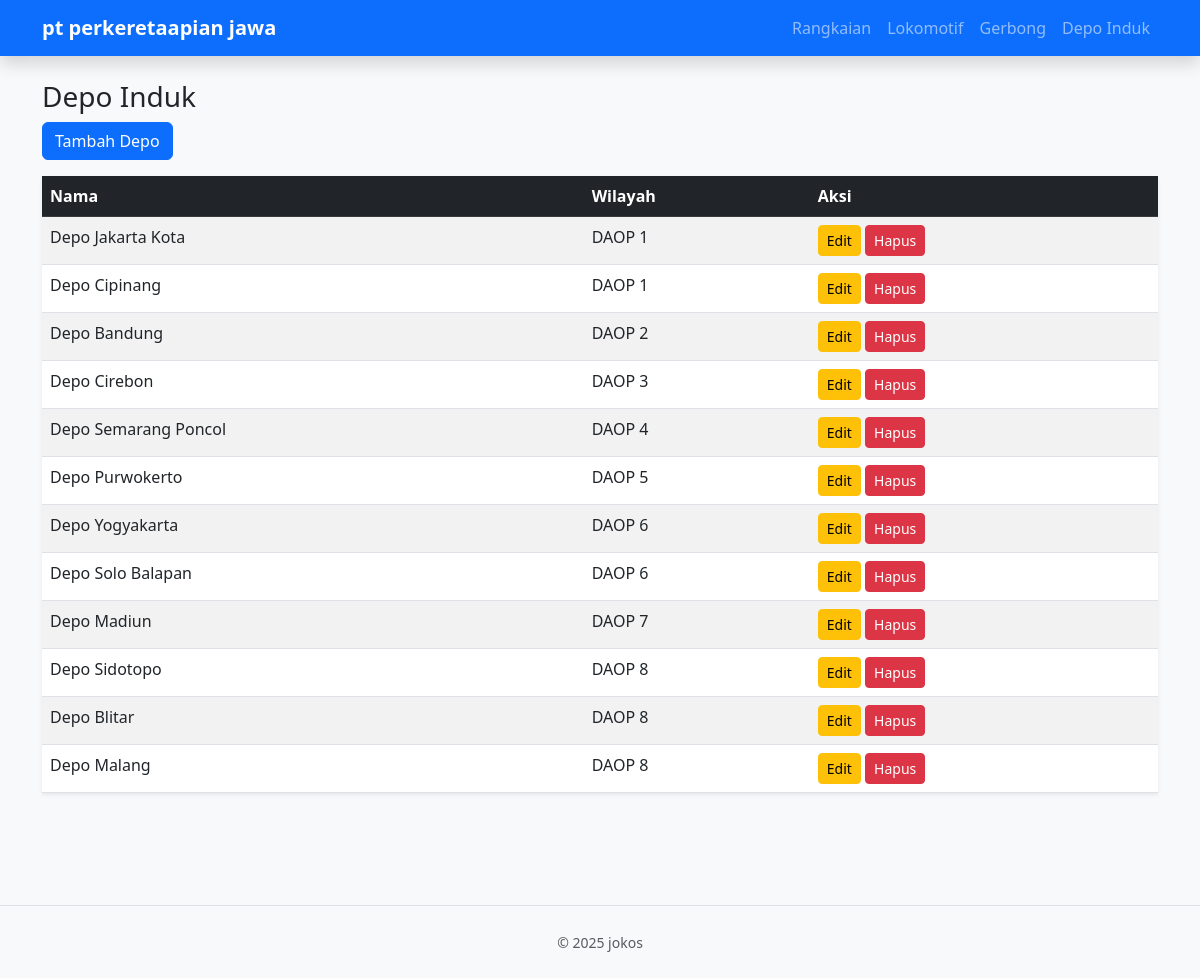
The page /project/index.php?page=depo on the database its author committed.
### tables this page shows
CREATE TABLE depo_induk (
    id_depo INT AUTO_INCREMENT PRIMARY KEY,
    nama_depo VARCHAR(50),
    kode_wilayah VARCHAR(10)
);

### project/config/Database.php (called while the page is built, shortened)
<?php
class Database
{
    private $host = "localhost";
    private $database = "db_kereta";
    private $username = "root";
    private $password = "";
    public function getConnection()
    {
        $this->conn = null;
        try {
            $this->conn = new PDO("mysql:host=" . $this->host . ";dbname=" . $this->database, $this->username, $this->password);
            $this->conn->setAttribute(PDO::ATTR_ERRMODE, PDO::ERRMODE_EXCEPTION);
        } catch (PDOException $exception) {
            echo "Connection error: " . $exception->getMessage();
        }
        return $this->conn;
    }
}

### project/viewmodels/DepoViewModel.php (called while the page is built, shortened)
<?php
require_once 'models/Depo.php';
class DepoViewModel {
    private $model;
    public function __construct() { $this->model = new Depo(); }
    public function index() { return $this->model->getAll()->fetchAll(PDO::FETCH_ASSOC); }
}
?>

### project/models/Depo.php (called while the page is built, shortened)
<?php
require_once 'config/Database.php';
class Depo {
    private $conn;
    public function __construct() { $this->conn = (new Database())->getConnection(); }
    public function getAll() {
        return $this->conn->query("SELECT * FROM depo_induk ORDER BY kode_wilayah ASC");
    }
}
?>

### project/views/depo_list.php (the view)
<h3>Depo Induk</h3>
<a href="index.php?page=depo_form" class="btn btn-primary mb-3">Tambah Depo</a>
<table class="table table-striped bg-white shadow-sm">
    <thead class="table-dark"><tr><th>Nama</th><th>Wilayah</th><th>Aksi</th></tr></thead>
    <tbody><?php foreach($list as $row): ?>
        <tr>
            <td><?=$row['nama_depo']?></td>
            <td><?=$row['kode_wilayah']?></td>
            <td>
                <a href="index.php?page=depo_form&id=<?=$row['id_depo']?>" class="btn btn-sm btn-warning">Edit</a>
                <a href="index.php?page=depo_delete&id=<?=$row['id_depo']?>" class="btn btn-sm btn-danger" onclick="return confirm('Hapus?')">Hapus</a>
            </td>
        </tr>
    <?php endforeach; ?></tbody>
</table>

### rows shown on the page
depo_induk: nama_depo "Depo Jakarta Kota", kode_wilayah "DAOP 1"
depo_induk: nama_depo "Depo Cipinang", kode_wilayah "DAOP 1"
depo_induk: nama_depo "Depo Bandung", kode_wilayah "DAOP 2"
depo_induk: nama_depo "Depo Cirebon", kode_wilayah "DAOP 3"
depo_induk: nama_depo "Depo Semarang Poncol", kode_wilayah "DAOP 4"
depo_induk: nama_depo "Depo Purwokerto", kode_wilayah "DAOP 5"
depo_induk: nama_depo "Depo Yogyakarta", kode_wilayah "DAOP 6"
depo_induk: nama_depo "Depo Solo Balapan", kode_wilayah "DAOP 6"
depo_induk: nama_depo "Depo Madiun", kode_wilayah "DAOP 7"
depo_induk: nama_depo "Depo Sidotopo", kode_wilayah "DAOP 8"
depo_induk: nama_depo "Depo Blitar", kode_wilayah "DAOP 8"
depo_induk: nama_depo "Depo Malang", kode_wilayah "DAOP 8"
